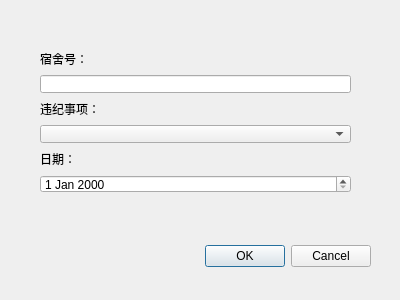
<?xml version="1.0" encoding="UTF-8"?>
<ui version="4.0">
 <class>Dialog_rulebreak_add</class>
 <widget class="QDialog" name="Dialog_rulebreak_add">
  <property name="geometry">
   <rect>
    <x>0</x>
    <y>0</y>
    <width>400</width>
    <height>300</height>
   </rect>
  </property>
  <property name="windowTitle">
   <string>Dialog</string>
  </property>
  <widget class="QDialogButtonBox" name="buttonBox">
   <property name="geometry">
    <rect>
     <x>30</x>
     <y>240</y>
     <width>341</width>
     <height>32</height>
    </rect>
   </property>
   <property name="orientation">
    <enum>Qt::Horizontal</enum>
   </property>
   <property name="standardButtons">
    <set>QDialogButtonBox::Cancel|QDialogButtonBox::Ok</set>
   </property>
  </widget>
  <widget class="QWidget" name="formLayoutWidget">
   <property name="geometry">
    <rect>
     <x>30</x>
     <y>40</y>
     <width>331</width>
     <height>163</height>
    </rect>
   </property>
   <layout class="QFormLayout" name="formLayout">
    <property name="fieldGrowthPolicy">
     <enum>QFormLayout::AllNonFixedFieldsGrow</enum>
    </property>
    <property name="rowWrapPolicy">
     <enum>QFormLayout::WrapAllRows</enum>
    </property>
    <property name="verticalSpacing">
     <number>7</number>
    </property>
    <property name="leftMargin">
     <number>10</number>
    </property>
    <property name="topMargin">
     <number>10</number>
    </property>
    <property name="rightMargin">
     <number>10</number>
    </property>
    <property name="bottomMargin">
     <number>10</number>
    </property>
    <item row="0" column="0">
     <widget class="QLabel" name="label_text_dorm">
      <property name="text">
       <string>宿舍号：</string>
      </property>
     </widget>
    </item>
    <item row="1" column="0">
     <widget class="QLabel" name="label_text_rulebreak">
      <property name="text">
       <string>违纪事项：</string>
      </property>
     </widget>
    </item>
    <item row="2" column="0">
     <widget class="QLabel" name="label_text_date">
      <property name="text">
       <string>日期：</string>
      </property>
     </widget>
    </item>
    <item row="0" column="1">
     <widget class="QLineEdit" name="lineEdit"/>
    </item>
    <item row="1" column="1">
     <widget class="QComboBox" name="comboBox"/>
    </item>
    <item row="2" column="1">
     <widget class="QDateEdit" name="dateEdit"/>
    </item>
   </layout>
  </widget>
 </widget>
 <resources/>
 <connections>
  <connection>
   <sender>buttonBox</sender>
   <signal>accepted()</signal>
   <receiver>Dialog_rulebreak_add</receiver>
   <slot>accept()</slot>
   <hints>
    <hint type="sourcelabel">
     <x>248</x>
     <y>254</y>
    </hint>
    <hint type="destinationlabel">
     <x>157</x>
     <y>274</y>
    </hint>
   </hints>
  </connection>
  <connection>
   <sender>buttonBox</sender>
   <signal>rejected()</signal>
   <receiver>Dialog_rulebreak_add</receiver>
   <slot>reject()</slot>
   <hints>
    <hint type="sourcelabel">
     <x>316</x>
     <y>260</y>
    </hint>
    <hint type="destinationlabel">
     <x>286</x>
     <y>274</y>
    </hint>
   </hints>
  </connection>
 </connections>
</ui>
